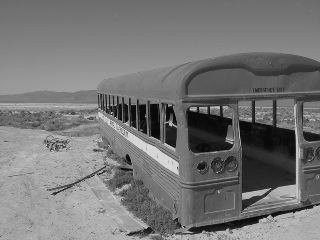
#> input picture Practice5/schrott.png, 320 x 240 px
$ python plotHistogram.py
#> lines starting #> are read from the running program, lines starting #| are printed output that depends on the picture
import cv2
from matplotlib import pyplot as plt
import numpy as np


def plotHistogram(image, cumulative=False):
    hist = cv2.calcHist([image], [0], None, [256], [0, 256])
    if cumulative:
        hist = hist.cumsum()
    hist /= hist.sum()

    plt.figure()
    plt.plot(hist)
    plt.show()
    return hist

def histogramEqualization(image):
    # Paso 1: Cálculo del histograma
    hist = cv2.calcHist([image], [0], None, [256], [0, 256])

    # Paso 2: Cálculo del histograma acumulativo
    cumulative_hist = hist.cumsum()

    # Paso 3: Cálculo de la función de distribución acumulativa (CDF)
    cdf = cumulative_hist / float(image.size)

    # Paso 4: Multiplicar la función de distribución por la intensidad máxima de píxel posible
    max_intensity = 255
    cdf_scaled = (cdf * max_intensity).round().astype(np.uint8)

    # Paso 5: Aplicar la asignación a cada píxel de la imagen de entrada
    equalized_image = cv2.LUT(image, cdf_scaled)

    return equalized_image

#Cargar la imagen a escala de grises
img = cv2.imread('schrott.png',0)
#> img is the input picture: shape (240, 320); min 0, max 230, mean 117.5


#Valor mínimo y máximo de los valores de gris
min_val = np.min(img)
#> min_val = 0
max_val = np.max(img)
#> max_val = 230


new_min = 100
new_max = 150

#Escalar los valores de gris
scaled_img = cv2.convertScaleAbs(img, alpha=(new_max - new_min) / (max_val - min_val), beta=(new_min - min_val))
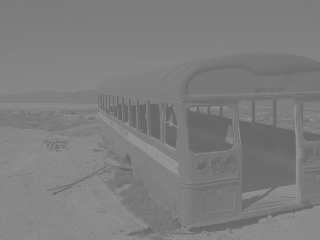
#> scaled_img: shape (240, 320); min 100, max 150, mean 125.6

#Transformación para maximizar el rango de contraste
normalized_img = cv2.normalize(scaled_img, None, alpha=0, beta=255, norm_type=cv2.NORM_MINMAX)
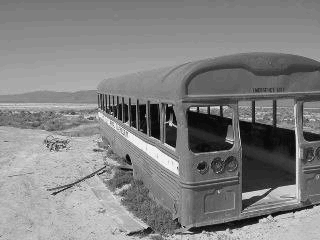
#> normalized_img: shape (240, 320); min 0, max 255, mean 130.3

equalized_img = histogramEqualization(img)
#> in histogramEqualization, `hist = cv2.calcHist([image], [0], None, [256], [0, 256])`: hist = 256 values, max 2008 at index 124, min 0 at index 226, mean 300
#> in histogramEqualization, `cumulative_hist = hist.cumsum()`: cumulative_hist = 256 values from 2 to 76800
#> in histogramEqualization, `cdf = cumulative_hist / float(image.size)`: cdf = 256 values from 2.6e-05 to 1
#> in histogramEqualization, `cdf_scaled = (cdf * max_intensity).round().astype(np.uint8)`: cdf_scaled = 256 values from 0 to 255
#> in histogramEqualization, `equalized_image = cv2.LUT(image, cdf_scaled)`:
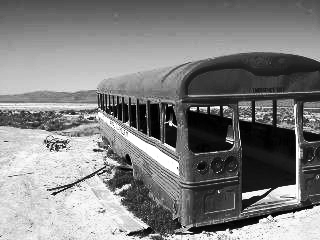
#> equalized_image: shape (240, 320); min 0, max 255, mean 128.6


#Calcular y mostrar histogramas
hist = plotHistogram(img, False)
#> in plotHistogram, `hist /= hist.sum()`: hist = 256 values, max 0.0261 at index 124, min 0 at index 226, mean 0.00391
#> in plotHistogram, `plt.show()`:
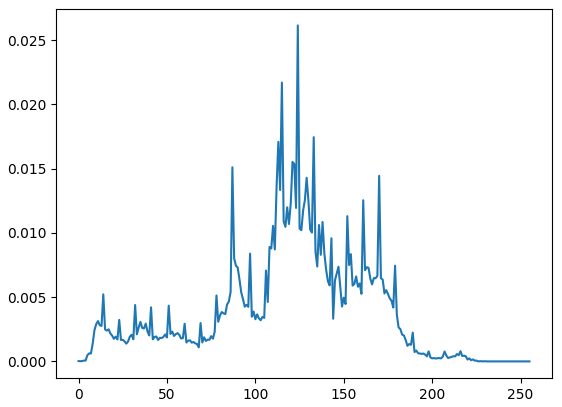
#> figure drawn by matplotlib, 1 panel; curve peaks at x = 124, y = 0.0261

transformed_hist = plotHistogram(normalized_img)
#> call 2 of plotHistogram, with cumulative = False
#> in plotHistogram (call 2), `hist = cv2.calcHist([image], [0], None, [256], [0, 256])`: hist = 256 values, max 5683 at index 138, min 0 at index 1, mean 300
#> in plotHistogram (call 2), `hist /= hist.sum()`: hist = 256 values, max 0.074 at index 138, min 0 at index 1, mean 0.00391
#> in plotHistogram (call 2), `plt.show()`:
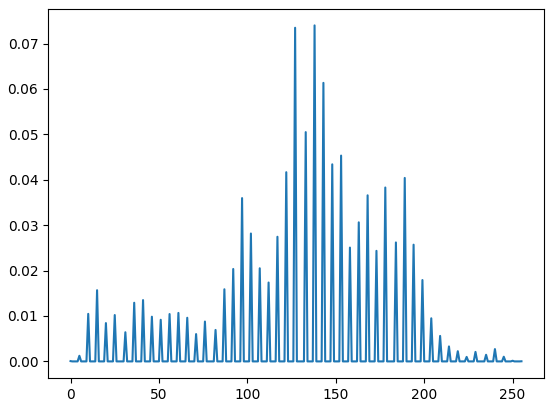
#> figure drawn by matplotlib, 1 panel; curve peaks at x = 138, y = 0.074
#> transformed_hist has the same summary as hist in plotHistogram

equalized_hist = plotHistogram(equalized_img, cumulative=True)
#> call 3 of plotHistogram, with cumulative = True
#> in plotHistogram (call 3), `hist = cv2.calcHist([image], [0], None, [256], [0, 256])`: hist = 256 values, max 2008 at index 136, min 0 at index 5, mean 300
#> in plotHistogram (call 3), `hist = hist.cumsum()`: hist = 256 values from 147 to 76800
#> in plotHistogram (call 3), `hist /= hist.sum()`: hist = 256 values from 1.5e-05 to 0.00785
#> in plotHistogram (call 3), `plt.show()`:
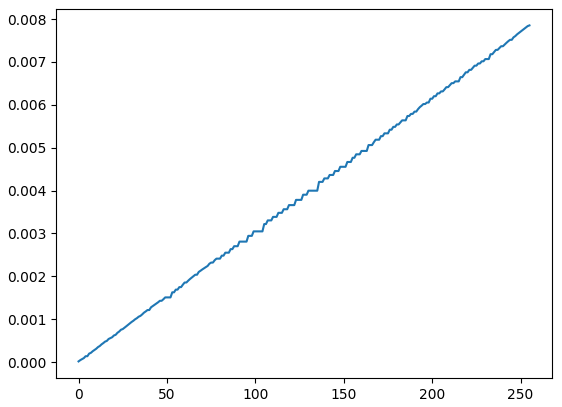
#> figure drawn by matplotlib, 1 panel; curve peaks at x = 255, y = 0.00785
#> equalized_hist = 256 values from 1.5e-05 to 0.00785
